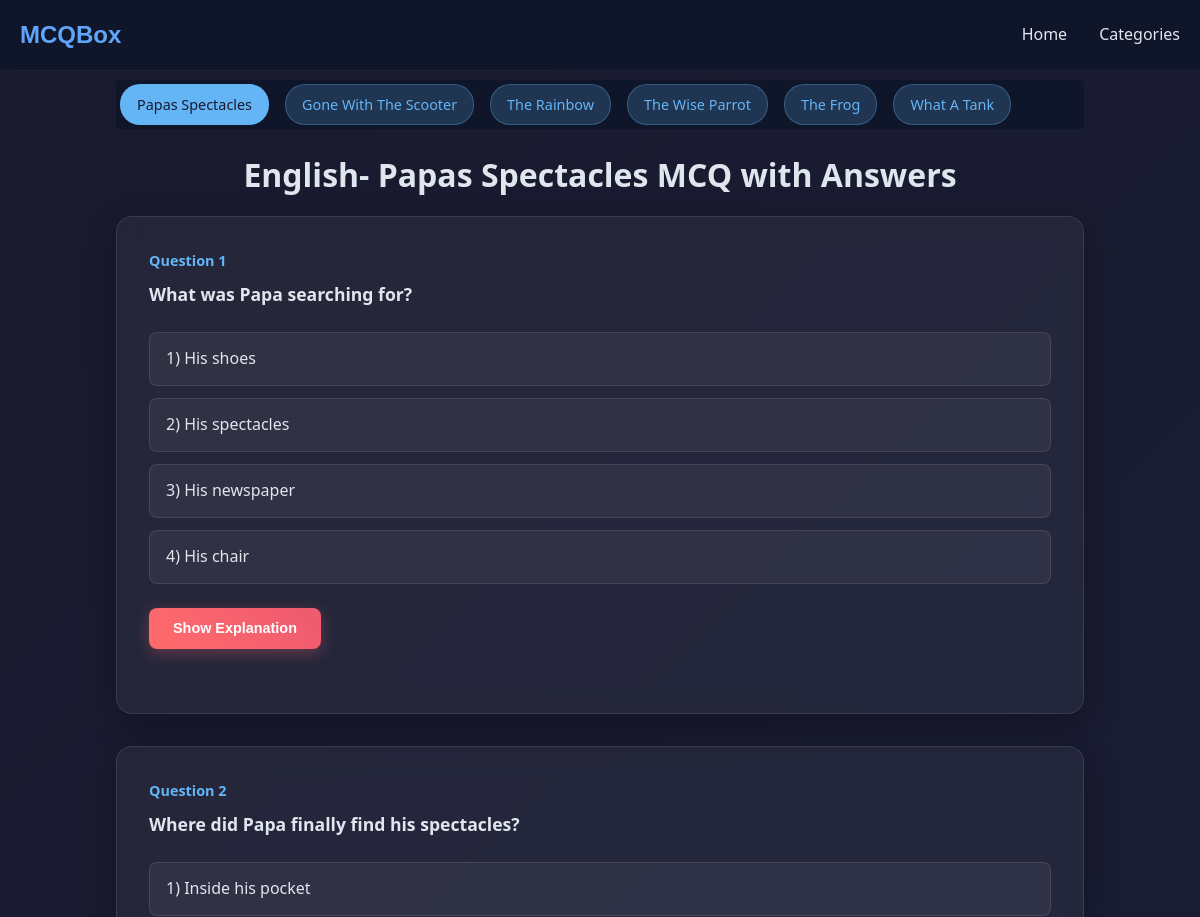
The page /category/class-5/english (upper part) on the database as committed earlier.
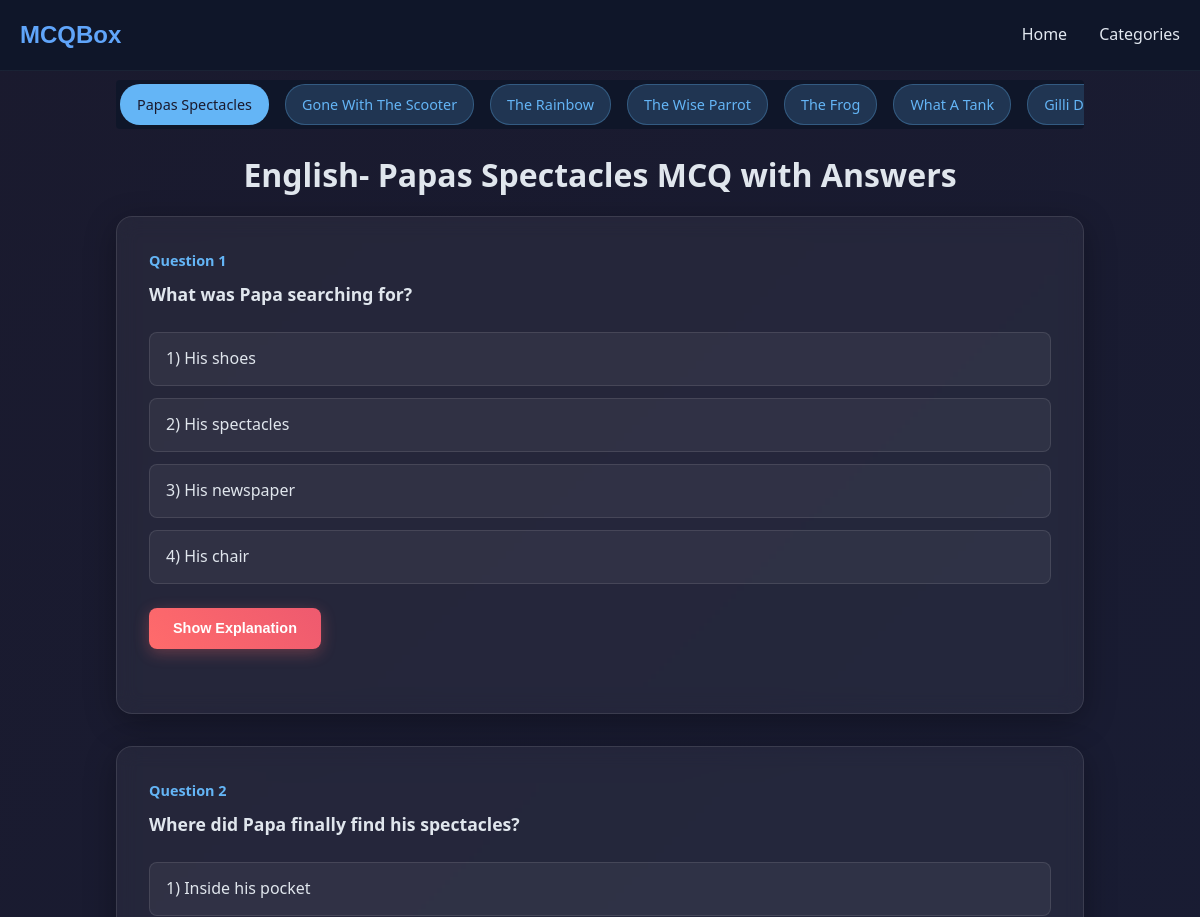
The same page on the database as committed later.
### mcqbox/model.py (models this page shows, shortened)
class Tag(db.Model):
    id = db.Column(db.Integer, primary_key=True)
    name = db.Column(db.String(50), nullable=False)
    category_id = db.Column(db.Integer, db.ForeignKey('category.id'), nullable=False)
    category = db.relationship('Category', backref=db.backref('tags', lazy=True))
    subcategory_id = db.Column(db.Integer, db.ForeignKey('subcategory.id'), nullable=True)
    subcategory = db.relationship('Subcategory', backref=db.backref('tags', lazy=True))
    created_at = db.Column(db.DateTime, server_default=db.func.now())

class Question(db.Model):
    id = db.Column(db.Integer, primary_key=True)
    question_text = db.Column(db.String(500), nullable=False)
    subcategory_id = db.Column(db.Integer, db.ForeignKey('subcategory.id'), nullable=False)
    subcategory = db.relationship('Subcategory', backref=db.backref('questions', lazy=True))
    tag_id = db.Column(db.Integer, db.ForeignKey('tag.id'), nullable=True)
    tag = db.relationship('Tag', backref=db.backref('questions', lazy=True))
    explanation = db.Column(db.String(500), nullable=True)
    options = db.Column(db.JSON, nullable=False)
    category_id = db.Column(db.Integer, db.ForeignKey('category.id'), nullable=False)
    category = db.relationship('Category', backref=db.backref('questions', lazy=True))
    created_at = db.Column(db.DateTime, server_default=db.func.now())
    updated_at = db.Column(db.DateTime, server_default=db.func.now(), onupdate=db.func.now())

### mcqbox/frontend/route.py (the view)
@app.route("/category/<category>/<subcat>")
def mcq(category, subcat):
    category = category.replace('-', ' ')
    category_db = Category.query.filter_by(name=category).first()
    cate_id = category_db.id
    subcat = subcat.replace('-', ' ')
    subcategory_id = Subcategory.query.filter_by(name=subcat, category_id=cate_id).first()
    subcat_id = subcategory_id.id if subcategory_id else None
    tag = request.args.get("tag")
    if tag:
        tag = tag.replace('-', ' ')
        question = Question.query.join(Tag).filter(Tag.name == tag).all()
    else:
        tag = Tag.query.filter_by(subcategory_id=subcat_id).first()
        tag = tag.name if tag else None
        question = Question.query.join(Tag).filter(Tag.name == tag).all()
    tags = Tag.query.filter_by(subcategory_id=subcat_id).all()
    return render_template("mcq.html" , questions=question, category=category, subcat=subcat, id=id, tags=tags, tag = tag)

### mcqbox/frontend/route.py (called while the page is built)
@app.before_request
def enforce_lowercase_url():
    url = request.url
    lowercase_url = url.lower()
    if url != lowercase_url:
        return redirect(lowercase_url, code=301)

### mcqbox/frontend/templates/mcq.html (shortened to what this page needs)
{% from "micro/nav.html" import nav %}
{% extends "home.html" %}
{% block head %}
<link rel="stylesheet" href="{{ url_for('frontend.static', filename='css/mcq.css') }}">
<link rel="stylesheet" href="{{ url_for('frontend.static', filename='css/nav.css') }}">
{% endblock %}
{% block content %}
{{ nav() }}
<div class="container">
    <div class="chip-container">
        {% for tag in tags %}
        <a href="/category/{{category | replace(' ', '-')}}/{{subcat | replace(' ', '-')}}?tag={{tag.name | lower | replace(' ', '-')}}"
            style="text-decoration: none;">
            <div class="chip">{{tag.name |title}}</div>
        </a>
        {%endfor%}
    </div>
    <h1 style="text-align: center; margin: 1rem;">{{subcat | title}}- {{tag | title}} MCQ with Answers</h1>
    {% for question in questions%}
    <div class="mcq-card">
        <div class="question-number">Question {{ loop.index }}</div>
        <h2 class="question">{{question.question_text}}</h2>
        <ul style="list-style-type: none;">
            <div class="options">
                {%for opt in question.options%}
                <div class="option" onclick="selectOption(this, {{opt.is_correct |lower}})">
                    <li>{{ loop.index }}) {{opt.text}}</li>
                </div>
                {% endfor %}
            </div>
        </ul>
        <div class="lol">
            <div>
                <button class="explanation-btn" onclick="toggleExplanation(this)">Show Explanation</button>
            </div>
        </div>
    </div>
    {% endfor %}
</div>
{% endblock %}

Rows that differ between the two databases and show on the page:
added Tag: name "Gilli…"
